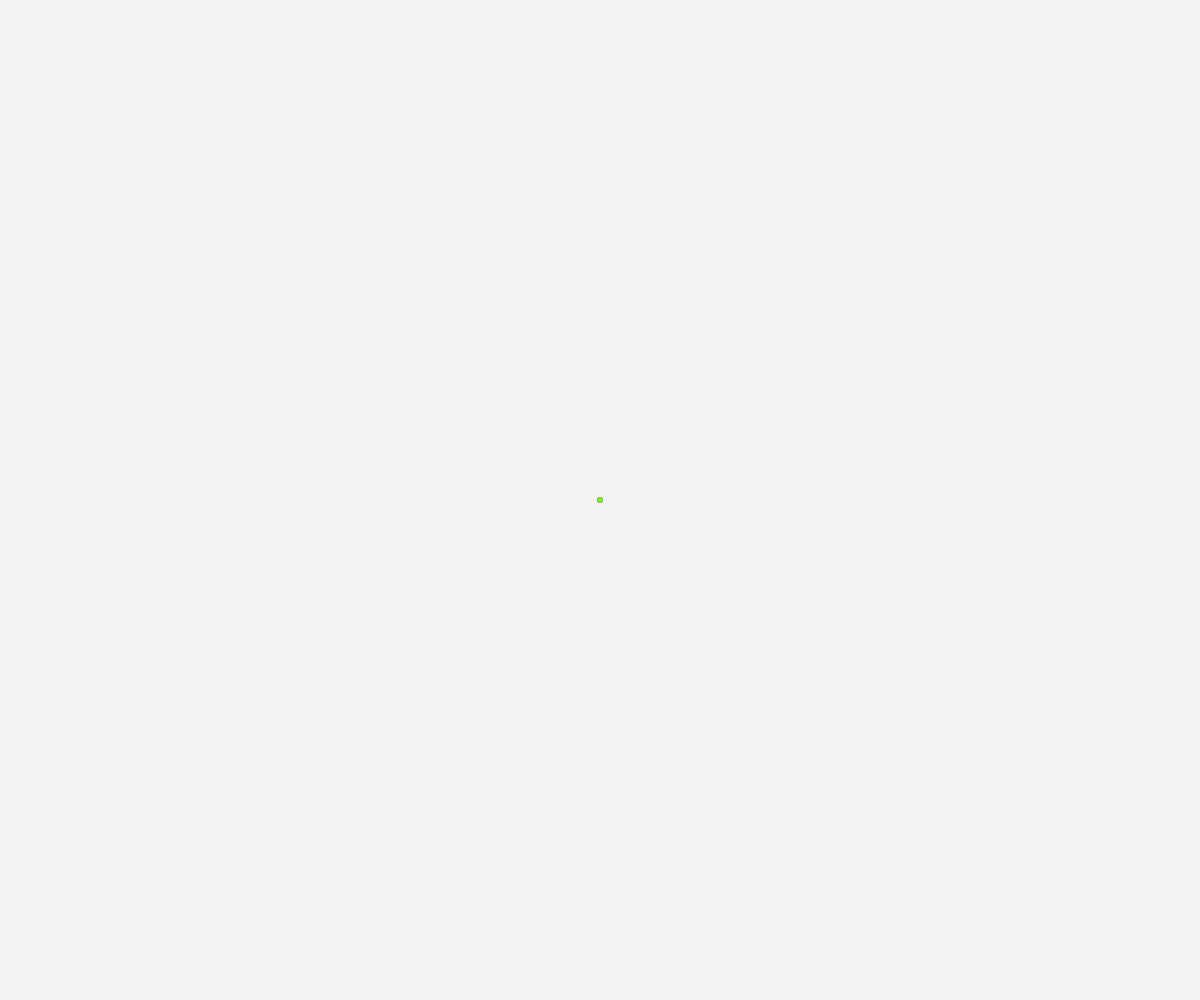
Frame 1 (no input)
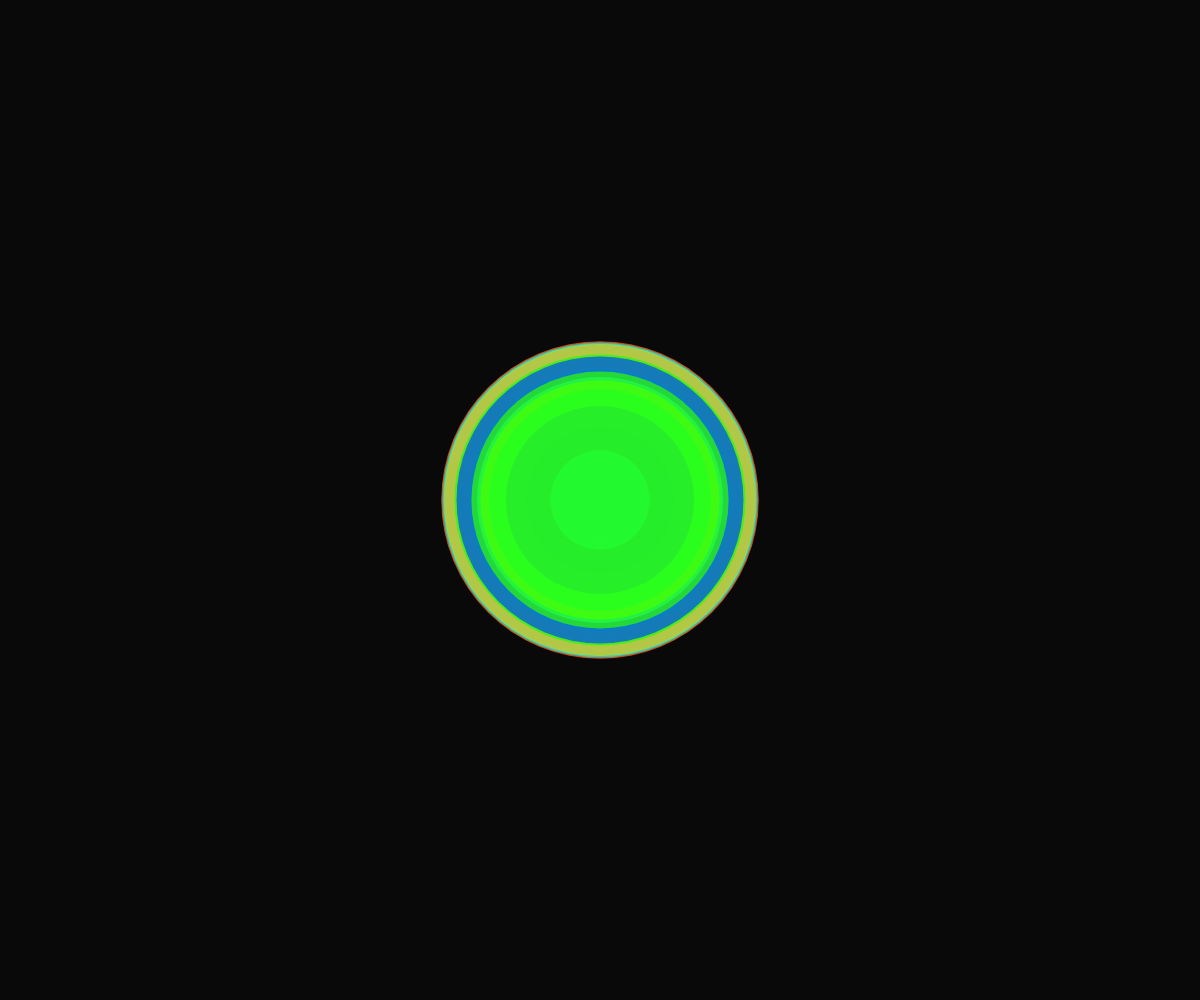
Frame 60 (no input)
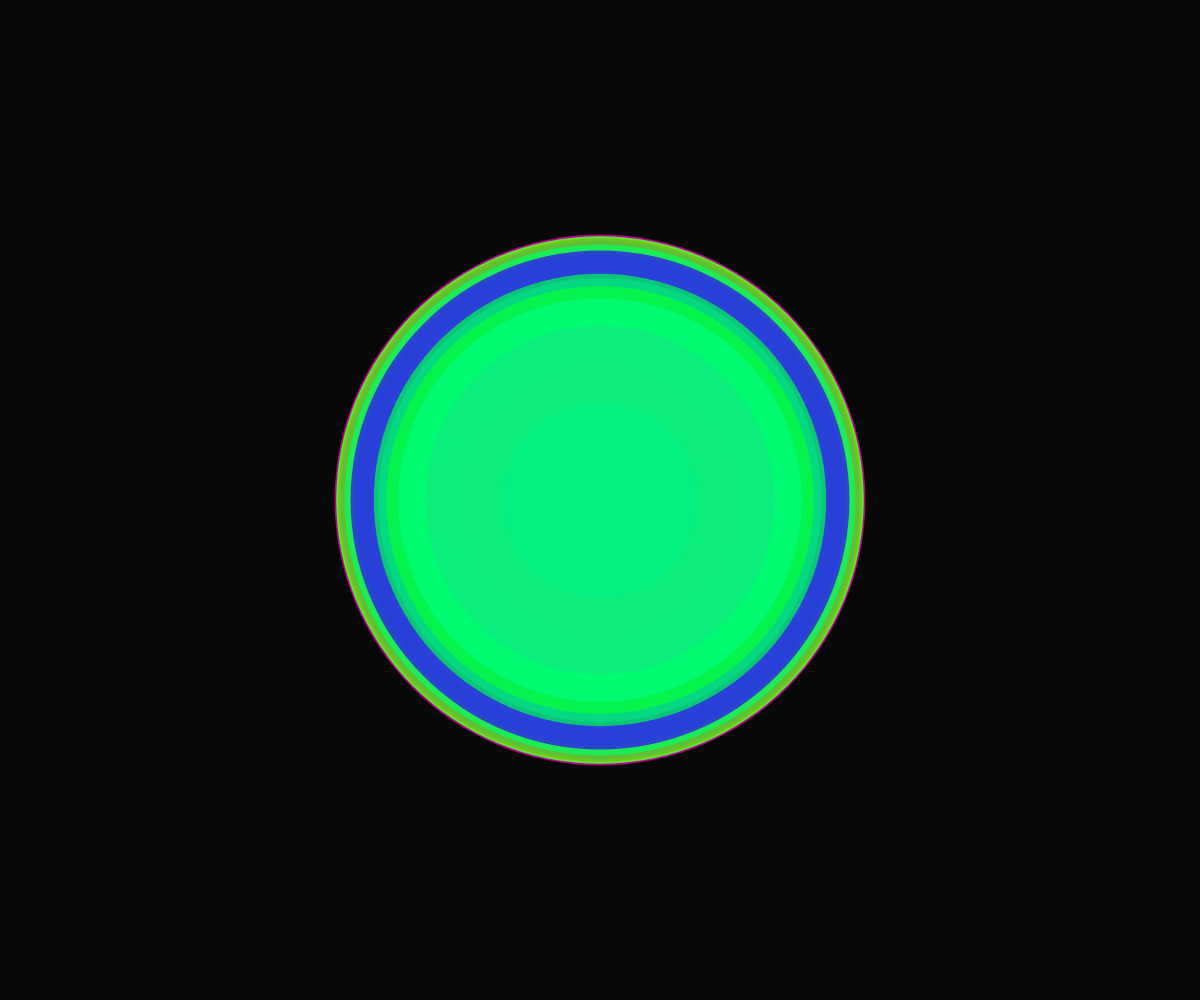
Frame 120 (the mouse pressed at the canvas centre since frame 60)

The p5.js sketch that drew these frames (run headless with seeded random() and noise() and a simulated clock; from frame 60 on, the mouse is pressed at the canvas centre):

// p5.js sketch
// ── sketch.js
let rings = [];
let maxRings = 200;
let time = 0;

function setup() {
  createCanvas(windowWidth, windowHeight);
  colorMode(HSB, 360, 100, 100, 1);
  noStroke();
  // Initialize rings
  for (let i = 0; i < maxRings; i++) {
    rings.push({
      radius: 0,
      speed: random(0.5, 2),
      hue: random(360),
      amp: random(10, 50),
      freq: random(0.01, 0.05)
    });
  }
}

function draw() {
  background(0, 0, 0, 0.05); // Semi-transparent background for trail effect
  time += 0.02;

  // Draw rings
  for (let i = 0; i < rings.length; i++) {
    let ring = rings[i];
    
    // Update radius with ripple effect
    ring.radius += ring.speed;
    
    // Create wave distortion using sine and cosine
    let distortion = sin(time * ring.freq + ring.radius * 0.01) * ring.amp;
    let r = ring.radius + distortion;
    
    // Update hue for fluorescent color effect
    ring.hue = (ring.hue + 0.5) % 360;
    
    // Draw the ring with dynamic color
    fill(ring.hue, 100, 100, 0.7);
    ellipse(width/2, height/2, r*2, r*2);
  }
  
  // Remove old rings and add new ones if needed
  if (rings.length > maxRings) {
    rings.splice(0, 1);
  }
  
  if (rings[rings.length - 1].radius > min(width, height) * 0.5) {
    rings.push({
      radius: 0,
      speed: random(0.5, 2),
      hue: random(360),
      amp: random(10, 50),
      freq: random(0.01, 0.05)
    });
  }
}

function windowResized() {
  resizeCanvas(windowWidth, windowHeight);
}
